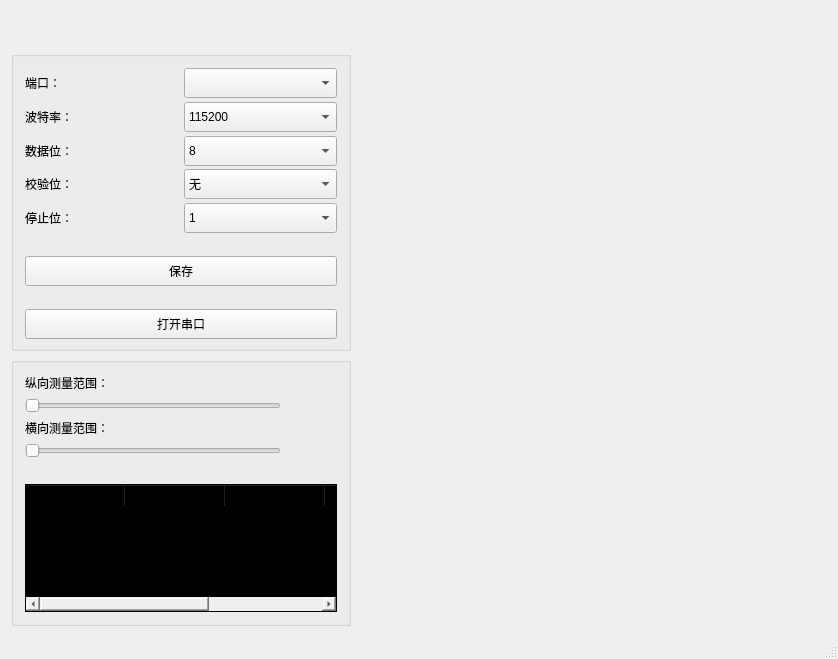
<?xml version="1.0" encoding="UTF-8"?>
<ui version="4.0">
 <class>RadarWindow</class>
 <widget class="QMainWindow" name="RadarWindow">
  <property name="geometry">
   <rect>
    <x>0</x>
    <y>0</y>
    <width>838</width>
    <height>659</height>
   </rect>
  </property>
  <property name="minimumSize">
   <size>
    <width>0</width>
    <height>30</height>
   </size>
  </property>
  <property name="windowTitle">
   <string>RadarWindow</string>
  </property>
  <widget class="QWidget" name="centralWidget">
   <layout class="QVBoxLayout" name="verticalLayout_13">
    <item>
     <layout class="QVBoxLayout" name="verticalLayout_12">
      <item>
       <spacer name="horizontalSpacer_2">
        <property name="orientation">
         <enum>Qt::Horizontal</enum>
        </property>
        <property name="sizeHint" stdset="0">
         <size>
          <width>40</width>
          <height>20</height>
         </size>
        </property>
       </spacer>
      </item>
      <item>
       <spacer name="horizontalSpacer_3">
        <property name="orientation">
         <enum>Qt::Horizontal</enum>
        </property>
        <property name="sizeHint" stdset="0">
         <size>
          <width>40</width>
          <height>20</height>
         </size>
        </property>
       </spacer>
      </item>
      <item>
       <layout class="QHBoxLayout" name="horizontalLayout_6">
        <item>
         <layout class="QVBoxLayout" name="verticalLayout_4">
          <item>
           <widget class="QGroupBox" name="groupBoxConn">
            <property name="minimumSize">
             <size>
              <width>0</width>
              <height>300</height>
             </size>
            </property>
            <property name="maximumSize">
             <size>
              <width>340</width>
              <height>16777215</height>
             </size>
            </property>
            <property name="styleSheet">
             <string notr="true"/>
            </property>
            <property name="title">
             <string/>
            </property>
            <layout class="QVBoxLayout" name="verticalLayout_2">
             <item>
              <layout class="QVBoxLayout" name="verticalLayout">
               <item>
                <layout class="QHBoxLayout" name="horizontalLayout">
                 <item>
                  <widget class="QLabel" name="label">
                   <property name="minimumSize">
                    <size>
                     <width>0</width>
                     <height>30</height>
                    </size>
                   </property>
                   <property name="styleSheet">
                    <string notr="true"/>
                   </property>
                   <property name="text">
                    <string>端口：</string>
                   </property>
                  </widget>
                 </item>
                 <item>
                  <widget class="QComboBox" name="comboBoxPort">
                   <property name="minimumSize">
                    <size>
                     <width>0</width>
                     <height>30</height>
                    </size>
                   </property>
                   <property name="palette">
                    <palette>
                     <active>
                      <colorrole role="Link">
                       <brush brushstyle="SolidPattern">
                        <color alpha="255">
                         <red>255</red>
                         <green>255</green>
                         <blue>255</blue>
                        </color>
                       </brush>
                      </colorrole>
                     </active>
                     <inactive>
                      <colorrole role="Link">
                       <brush brushstyle="SolidPattern">
                        <color alpha="255">
                         <red>255</red>
                         <green>255</green>
                         <blue>255</blue>
                        </color>
                       </brush>
                      </colorrole>
                     </inactive>
                     <disabled>
                      <colorrole role="Link">
                       <brush brushstyle="SolidPattern">
                        <color alpha="255">
                         <red>255</red>
                         <green>255</green>
                         <blue>255</blue>
                        </color>
                       </brush>
                      </colorrole>
                     </disabled>
                    </palette>
                   </property>
                   <property name="styleSheet">
                    <string notr="true"/>
                   </property>
                  </widget>
                 </item>
                </layout>
               </item>
               <item>
                <layout class="QHBoxLayout" name="horizontalLayout_2">
                 <item>
                  <widget class="QLabel" name="label_2">
                   <property name="minimumSize">
                    <size>
                     <width>0</width>
                     <height>30</height>
                    </size>
                   </property>
                   <property name="styleSheet">
                    <string notr="true"/>
                   </property>
                   <property name="text">
                    <string>波特率：</string>
                   </property>
                  </widget>
                 </item>
                 <item>
                  <widget class="QComboBox" name="comboBoxBaud">
                   <property name="minimumSize">
                    <size>
                     <width>0</width>
                     <height>30</height>
                    </size>
                   </property>
                   <property name="styleSheet">
                    <string notr="true"/>
                   </property>
                   <item>
                    <property name="text">
                     <string>115200</string>
                    </property>
                   </item>
                   <item>
                    <property name="text">
                     <string>9600</string>
                    </property>
                   </item>
                  </widget>
                 </item>
                </layout>
               </item>
               <item>
                <layout class="QHBoxLayout" name="horizontalLayout_3">
                 <item>
                  <widget class="QLabel" name="label_3">
                   <property name="minimumSize">
                    <size>
                     <width>0</width>
                     <height>30</height>
                    </size>
                   </property>
                   <property name="styleSheet">
                    <string notr="true"/>
                   </property>
                   <property name="text">
                    <string>数据位：</string>
                   </property>
                  </widget>
                 </item>
                 <item>
                  <widget class="QComboBox" name="comboBoxData">
                   <property name="minimumSize">
                    <size>
                     <width>0</width>
                     <height>30</height>
                    </size>
                   </property>
                   <property name="styleSheet">
                    <string notr="true"/>
                   </property>
                   <item>
                    <property name="text">
                     <string>8</string>
                    </property>
                   </item>
                   <item>
                    <property name="text">
                     <string>7</string>
                    </property>
                   </item>
                  </widget>
                 </item>
                </layout>
               </item>
               <item>
                <layout class="QHBoxLayout" name="horizontalLayout_4">
                 <item>
                  <widget class="QLabel" name="label_4">
                   <property name="minimumSize">
                    <size>
                     <width>0</width>
                     <height>30</height>
                    </size>
                   </property>
                   <property name="styleSheet">
                    <string notr="true"/>
                   </property>
                   <property name="text">
                    <string>校验位：</string>
                   </property>
                  </widget>
                 </item>
                 <item>
                  <widget class="QComboBox" name="comboBoxCheck">
                   <property name="minimumSize">
                    <size>
                     <width>0</width>
                     <height>30</height>
                    </size>
                   </property>
                   <property name="styleSheet">
                    <string notr="true"/>
                   </property>
                   <item>
                    <property name="text">
                     <string>无</string>
                    </property>
                   </item>
                   <item>
                    <property name="text">
                     <string>奇</string>
                    </property>
                   </item>
                   <item>
                    <property name="text">
                     <string>偶</string>
                    </property>
                   </item>
                  </widget>
                 </item>
                </layout>
               </item>
               <item>
                <layout class="QHBoxLayout" name="horizontalLayout_5">
                 <item>
                  <widget class="QLabel" name="label_5">
                   <property name="minimumSize">
                    <size>
                     <width>0</width>
                     <height>30</height>
                    </size>
                   </property>
                   <property name="styleSheet">
                    <string notr="true"/>
                   </property>
                   <property name="text">
                    <string>停止位：</string>
                   </property>
                  </widget>
                 </item>
                 <item>
                  <widget class="QComboBox" name="comboBoxStop">
                   <property name="minimumSize">
                    <size>
                     <width>0</width>
                     <height>30</height>
                    </size>
                   </property>
                   <property name="styleSheet">
                    <string notr="true"/>
                   </property>
                   <item>
                    <property name="text">
                     <string>1</string>
                    </property>
                   </item>
                  </widget>
                 </item>
                </layout>
               </item>
               <item>
                <spacer name="horizontalSpacer_4">
                 <property name="orientation">
                  <enum>Qt::Horizontal</enum>
                 </property>
                 <property name="sizeHint" stdset="0">
                  <size>
                   <width>40</width>
                   <height>20</height>
                  </size>
                 </property>
                </spacer>
               </item>
               <item>
                <widget class="QPushButton" name="pushButtonSave">
                 <property name="minimumSize">
                  <size>
                   <width>0</width>
                   <height>30</height>
                  </size>
                 </property>
                 <property name="text">
                  <string>保存</string>
                 </property>
                </widget>
               </item>
               <item>
                <spacer name="horizontalSpacer_5">
                 <property name="orientation">
                  <enum>Qt::Horizontal</enum>
                 </property>
                 <property name="sizeHint" stdset="0">
                  <size>
                   <width>40</width>
                   <height>20</height>
                  </size>
                 </property>
                </spacer>
               </item>
               <item>
                <widget class="QPushButton" name="actionConn">
                 <property name="minimumSize">
                  <size>
                   <width>0</width>
                   <height>30</height>
                  </size>
                 </property>
                 <property name="styleSheet">
                  <string notr="true"/>
                 </property>
                 <property name="text">
                  <string>打开串口</string>
                 </property>
                </widget>
               </item>
              </layout>
             </item>
            </layout>
           </widget>
          </item>
          <item>
           <widget class="QGroupBox" name="groupBox">
            <property name="minimumSize">
             <size>
              <width>0</width>
              <height>200</height>
             </size>
            </property>
            <property name="maximumSize">
             <size>
              <width>340</width>
              <height>16777215</height>
             </size>
            </property>
            <property name="styleSheet">
             <string notr="true">border-color: rgb(255, 255, 255);</string>
            </property>
            <property name="title">
             <string/>
            </property>
            <layout class="QVBoxLayout" name="verticalLayout_10">
             <item>
              <layout class="QVBoxLayout" name="verticalLayout_9">
               <item>
                <layout class="QVBoxLayout" name="verticalLayout_8">
                 <item>
                  <layout class="QVBoxLayout" name="verticalLayout_7">
                   <item>
                    <widget class="QLabel" name="label_6">
                     <property name="text">
                      <string>纵向测量范围：</string>
                     </property>
                    </widget>
                   </item>
                   <item>
                    <layout class="QHBoxLayout" name="horizontalLayout_7">
                     <item>
                      <widget class="QSlider" name="horizontalSlider">
                       <property name="maximum">
                        <number>2620</number>
                       </property>
                       <property name="singleStep">
                        <number>1</number>
                       </property>
                       <property name="pageStep">
                        <number>1</number>
                       </property>
                       <property name="sliderPosition">
                        <number>0</number>
                       </property>
                       <property name="orientation">
                        <enum>Qt::Horizontal</enum>
                       </property>
                      </widget>
                     </item>
                     <item>
                      <widget class="QLabel" name="labelV">
                       <property name="minimumSize">
                        <size>
                         <width>50</width>
                         <height>0</height>
                        </size>
                       </property>
                       <property name="text">
                        <string/>
                       </property>
                      </widget>
                     </item>
                    </layout>
                   </item>
                  </layout>
                 </item>
                 <item>
                  <layout class="QVBoxLayout" name="verticalLayout_3">
                   <item>
                    <widget class="QLabel" name="label_7">
                     <property name="text">
                      <string>横向测量范围：</string>
                     </property>
                    </widget>
                   </item>
                   <item>
                    <layout class="QHBoxLayout" name="horizontalLayout_8">
                     <item>
                      <widget class="QSlider" name="horizontalSlider_2">
                       <property name="maximum">
                        <number>1310</number>
                       </property>
                       <property name="pageStep">
                        <number>1</number>
                       </property>
                       <property name="orientation">
                        <enum>Qt::Horizontal</enum>
                       </property>
                      </widget>
                     </item>
                     <item>
                      <widget class="QLabel" name="labelH">
                       <property name="minimumSize">
                        <size>
                         <width>50</width>
                         <height>0</height>
                        </size>
                       </property>
                       <property name="text">
                        <string/>
                       </property>
                      </widget>
                     </item>
                    </layout>
                   </item>
                  </layout>
                 </item>
                </layout>
               </item>
               <item>
                <spacer name="horizontalSpacer_6">
                 <property name="orientation">
                  <enum>Qt::Horizontal</enum>
                 </property>
                 <property name="sizeHint" stdset="0">
                  <size>
                   <width>40</width>
                   <height>20</height>
                  </size>
                 </property>
                </spacer>
               </item>
               <item>
                <widget class="QTableWidget" name="tableWidgetData">
                 <property name="styleSheet">
                  <string notr="true">background-color: rgb(0, 0, 0);</string>
                 </property>
                 <column>
                  <property name="text">
                   <string>目标</string>
                  </property>
                 </column>
                 <column>
                  <property name="text">
                   <string>X坐标</string>
                  </property>
                 </column>
                 <column>
                  <property name="text">
                   <string>Y坐标</string>
                  </property>
                 </column>
                 <column>
                  <property name="text">
                   <string>X速度</string>
                  </property>
                 </column>
                 <column>
                  <property name="text">
                   <string>Y速度</string>
                  </property>
                 </column>
                </widget>
               </item>
              </layout>
             </item>
            </layout>
           </widget>
          </item>
         </layout>
        </item>
        <item>
         <widget class="QWidget" name="widget" native="true">
          <layout class="QVBoxLayout" name="verticalLayout_5">
           <item>
            <spacer name="verticalSpacer">
             <property name="orientation">
              <enum>Qt::Vertical</enum>
             </property>
             <property name="sizeHint" stdset="0">
              <size>
               <width>20</width>
               <height>444</height>
              </size>
             </property>
            </spacer>
           </item>
           <item>
            <spacer name="horizontalSpacer">
             <property name="orientation">
              <enum>Qt::Horizontal</enum>
             </property>
             <property name="sizeHint" stdset="0">
              <size>
               <width>369</width>
               <height>20</height>
              </size>
             </property>
            </spacer>
           </item>
          </layout>
         </widget>
        </item>
       </layout>
      </item>
     </layout>
    </item>
   </layout>
  </widget>
  <widget class="QStatusBar" name="statusBar"/>
 </widget>
 <layoutdefault spacing="6" margin="11"/>
 <resources/>
 <connections/>
</ui>
